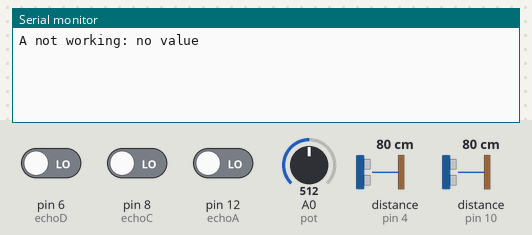
Bench run of a sketch on a simulated Arduino Uno, built with avr-gcc and run on an emulated ATmega328P. On the bench: the last lines printed to the serial monitor. The test bench sets the inputs (shaded band); at power-on: distance to the obstacle (sensors on pin 4, pin 10) 80 cm, A0 (pot) = 512, pin 6 (echoD) LOW, pin 8 (echoC) LOW, pin 12 (echoA) LOW. The echo pulse lasts 58.3 µs per cm.

Above: at 1.2 s.
1.3 s: distance to the obstacle (sensor on pin 4) set to 2 cm
At 1.9 s:
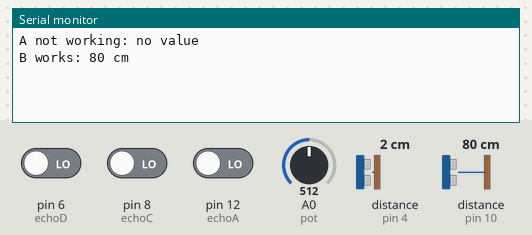
4.5 s: distance to the obstacle (sensor on pin 10) set to 2 cm
At 6.2 s:
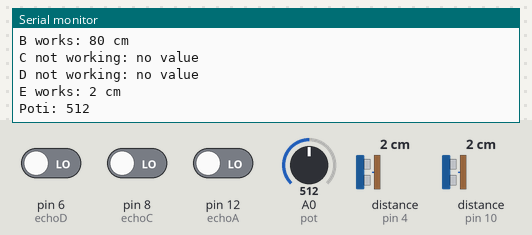
6.5 s: A0 (pot) set to 716
At 7.8 s:
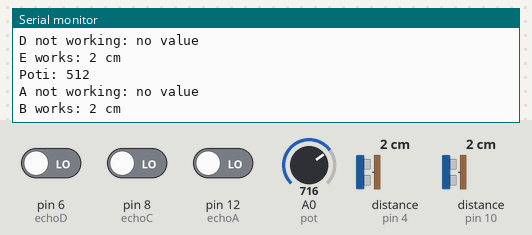
8.0 s: distance to the obstacle (sensor on pin 4) set to 4 cm
At 9.3 s:
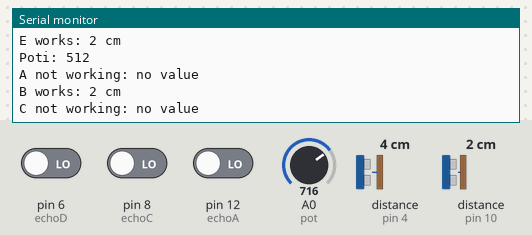
9.5 s: distance to the obstacle (sensor on pin 10) set to 4 cm
At 10.5 s:
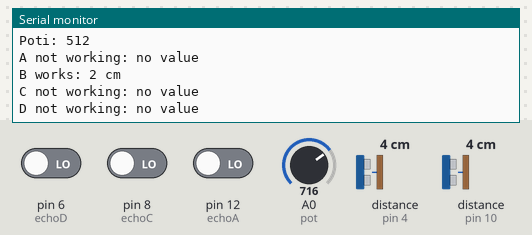
11.0 s: A0 (pot) set to 900
At 11.9 s:
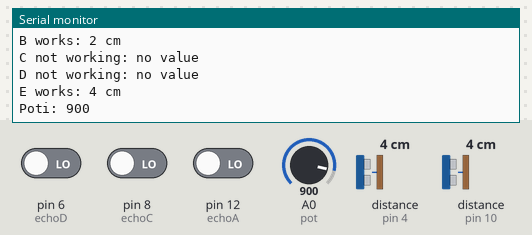

The sketch:

check_all_sensosrs.ino
```cpp
#include <Ultrasonic.h>

//potentiometer
int pot =0; //green, yellow
int potValue =0;

//sensors from left to right
int triggerA=13;  //yellow, yellow
int echoA=12; //white white

Ultrasonic sigB(10); //white, white

int triggerC=9; //yellow, yellow
int echoC=8; //white,white

int triggerD=7; //green,green
int echoD=6; //grey, grey

Ultrasonic sigE(4);  //white, whihte

long duration=0;
long distance=0;

void setup()
{
  Serial.begin (9600);

  //just the HC-SR05s
  pinMode(triggerA, OUTPUT);
  pinMode(echoA, INPUT);
  pinMode(triggerC, OUTPUT);
  pinMode(echoC, INPUT);
  pinMode(triggerD, OUTPUT);
  pinMode(echoD, INPUT);
}

void loop()
{
    ultrasonic_normal(triggerA, echoA, "A");
    ultrasonic_grove(sigB, "B");
    ultrasonic_normal(triggerC, echoC, "C");
    ultrasonic_normal(triggerD, echoD, "D");
    ultrasonic_grove(sigE, "E");

    Serial.print("Poti: ");
    potValue = analogRead(pot);
    Serial.println(potValue);
}

//works for HC-SR05s
void ultrasonic_normal(int trigger,int echo,String indexLetter)
{
  digitalWrite(trigger, LOW);
  delay(5);
  digitalWrite(trigger, HIGH);
  delay(10);
  digitalWrite(trigger, LOW);
  duration = pulseIn(echo, HIGH);
  distance = (duration/2) * 0.03432;

  if (distance == -1 or distance == 0 )
  {
    Serial.print(indexLetter);
    Serial.println(" not working: no value");
  }
  else
  {
    Serial.print(indexLetter);
    Serial.print(" works: ");
    Serial.print(distance);
    Serial.println(" cm");
  }
  delay(500);
}

void ultrasonic_grove(Ultrasonic ultrasonic, String indexLetter)
{
  distance = ultrasonic.MeasureInCentimeters();
  if (distance == -1 or distance == 0 )
  {
    Serial.print(indexLetter);
    Serial.println(" not working: no value");
  }
  else
  {
    Serial.print(indexLetter);
    Serial.print(" works: ");
    Serial.print(distance);
    Serial.println(" cm");
  }
  delay(500);
}
```

Measured:
- after the input at 11.0 s, the serial monitor: prints a new line after 0.10 s (image 6)
